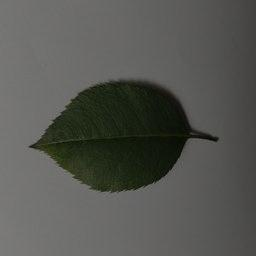
#> input picture DeteccionEnfermedadesHojasRosas_JohanCaro_SebastianRodriguez/Imagenes/train/Healthy_Leaf_Rose/brightened_IMG_20230703_211611_1 - Copy.jpg, 256 x 256 px; the run also reads 1 picture not shown here
$ jupyter execute --allow-errors notebook.ipynb   (shell and % lines are left out)   (older library calls are emulated)
#> lines starting #> are read from the running program, lines starting #| are printed output that depends on the picture; after the words box and inside, x2 and y2 are one past the last pixel; in counts of white or black regions, pixels touching at a corner belong together
# Librerias

[cell 1]
import os
import cv2
import random
import numpy as np
import matplotlib.pyplot as plt
from glob import glob
from tqdm import tqdm
import shutil
import joblib
from sklearn.cluster import KMeans
import numpy as np
from sklearn.cluster import MiniBatchKMeans
from sklearn.preprocessing import LabelEncoder
import numpy as np
import matplotlib.pyplot as plt
import cv2
import joblib

# Scikit-learn
from sklearn.model_selection import train_test_split, GridSearchCV
from sklearn.metrics import classification_report, confusion_matrix,accuracy_score
from sklearn.preprocessing import StandardScaler
from sklearn.pipeline import Pipeline
from sklearn.model_selection import RandomizedSearchCV
from sklearn.metrics import confusion_matrix, adjusted_rand_score, homogeneity_score
from sklearn.metrics import roc_curve, auc
from sklearn.preprocessing import label_binarize


# Modelos
from sklearn.svm import LinearSVC
from sklearn.svm import SVC
from sklearn.ensemble import RandomForestClassifier
from sklearn.tree import DecisionTreeClassifier
from sklearn.neighbors import KNeighborsClassifier
from sklearn.metrics import accuracy_score
# XGBoost
import xgboost
from xgboost import XGBClassifier
import warnings
warnings.filterwarnings('ignore')
from xgboost import XGBClassifier
from scipy.stats import uniform, randint


# Semilla global (opcional)
RANDOM_STATE = 42

# Carga de datos

[cell 2]
base_dir = r'..\Imagenes'
train_dir = os.path.join(base_dir, 'train')
val_dir   = os.path.join(base_dir, 'validation')
test_dir  = os.path.join(base_dir, 'test')

classes = ['Healthy_Leaf_Rose', 'Rose_Rust', 'Rose_sawfly_Rose_slug']

[cell 3]
def count_images_in_folder(folder_path):
    exts = ['*.jpg', '*.jpeg', '*.png']
    count = 0
    for ext in exts:
        count += len(glob(os.path.join(folder_path, ext)))
    return count

print("Distribución de imágenes:")
for subset in ['train', 'validation', 'test']:
    print(f"\n{subset.upper()}:")
    subset_dir = os.path.join(base_dir, subset)
    for cls in classes:
        cls_path = os.path.join(subset_dir, cls)
        num_imgs = count_images_in_folder(cls_path)
        print(f" - {cls}: {num_imgs} imágenes")

[cell 4]
def load_images_from_folder(folder_path, max_imgs=None):
#> called with folder_path = '..\\Imagenes/train/Healthy_Leaf_Rose'
    exts = ['*.jpg', '*.jpeg', '*.png']
    image_paths = []
    for ext in exts:
        image_paths.extend(glob(os.path.join(folder_path, ext)))
    if max_imgs is not None:
        image_paths = image_paths[:max_imgs]

    images = []
    for p in image_paths:
        img = cv2.imread(p)
#> img is the input picture: shape (256, 256, 3); mean B, G, R 82.2, 86.8, 85.7
        if img is not None:
            images.append(img)
    return images, image_paths
def show_random_images(folder_path, n=5):
    images, paths = load_images_from_folder(folder_path)
#> images = 2 items; paths = 2 items
    if not images:
        print("No hay imágenes en la carpeta.")
        return
    chosen = random.sample(range(len(images)), min(n, len(images)))
#> chosen = [1, 0]

    plt.figure(figsize=(15, 3))
    for i, idx in enumerate(chosen):
        img_bgr = images[idx]
        img_rgb = cv2.cvtColor(img_bgr, cv2.COLOR_BGR2RGB)
        plt.subplot(1, n, i+1)
        plt.imshow(img_rgb)
        plt.axis('off')
        plt.title(os.path.basename(paths[idx]))
#> this loop made 2 passes
#> idx on passes 1 to 2: 1, 0
#> pass 1, in show_random_images, `img_rgb = cv2.cvtColor(img_bgr, cv2.COLOR_BGR2RGB)`:
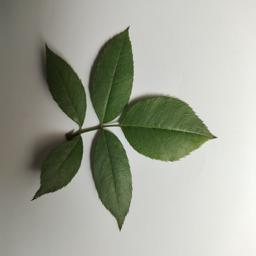
#> img_rgb: shape (256, 256, 3); mean R, G, B 161.4, 164.5, 151.9
    plt.show()
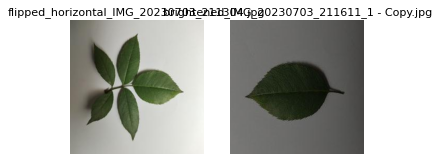
#> figure drawn by matplotlib, 2 panels

show_random_images(os.path.join(train_dir, 'Healthy_Leaf_Rose'), n=5)

# 1. Transformaciones Geométricas y Data Augmentation

[cell 5]
def augment_image(img):
    # Rotación aleatoria
    angle = random.uniform(-30, 30)
    h, w = img.shape[:2]
#> h = 256; w = 256
    M = cv2.getRotationMatrix2D((w//2, h//2), angle, 1.0)
    rotated = cv2.warpAffine(img, M, (w, h))

    # Flip aleatorio
    flip_type = random.choice([0, 1, -1])  # 0: vertical, 1: horizontal, -1: ambos
    flipped = cv2.flip(rotated, flip_type)

    # Escalado (zoom in/out)
    scale = random.uniform(0.8, 1.2)
    new_w, new_h = int(w * scale), int(h * scale)
#> new_w = 254; new_h = 254
    scaled = cv2.resize(flipped, (new_w, new_h))

    # Ajustar a tamaño original
    if new_w < w:
        # Centramos la imagen en un lienzo de tamaño original
        canvas = np.zeros_like(img)
        start_x = (w - new_w)//2
#> start_x = 1
        start_y = (h - new_h)//2
#> start_y = 1
        canvas[start_y:start_y+new_h, start_x:start_x+new_w] = scaled
        result = canvas
    else:
        # Recortamos el centro
        start_x = (new_w - w)//2
        start_y = (new_h - h)//2
        result = scaled[start_y:start_y+h, start_x:start_x+w]

    return result

# Probar la función de augment con una imagen
some_imgs, _ = load_images_from_folder(os.path.join(train_dir, 'Healthy_Leaf_Rose'), max_imgs=1)
if some_imgs:
    img_test = some_imgs[0]
    aug_img = augment_image(img_test)

    fig, axs = plt.subplots(1, 2, figsize=(10,5))
    axs[0].imshow(cv2.cvtColor(img_test, cv2.COLOR_BGR2RGB))
    axs[0].set_title("Original")
    axs[0].axis('off')

    axs[1].imshow(cv2.cvtColor(aug_img, cv2.COLOR_BGR2RGB))
    axs[1].set_title("Augmentada")
    axs[1].axis('off')

    plt.show()

[cell 6]
augmented_dir = os.path.join(base_dir, 'train_augmented')

# Crear carpeta de salida si no existe
os.makedirs(augmented_dir, exist_ok=True)

# Cantidad de imágenes augmentadas por imagen original
AUG_PER_IMAGE = 2

def save_augmented_dataset():
    for cls in classes:
        input_cls_path = os.path.join(train_dir, cls)
        output_cls_path = os.path.join(augmented_dir, cls)
        os.makedirs(output_cls_path, exist_ok=True)

        # Obtener imágenes
        image_paths = glob(os.path.join(input_cls_path, '*.jpg')) + \
                      glob(os.path.join(input_cls_path, '*.jpeg')) + \
                      glob(os.path.join(input_cls_path, '*.png'))

        for img_path in tqdm(image_paths, desc=f"Procesando clase: {cls}"):
            filename = os.path.basename(img_path)
            img = cv2.imread(img_path)

            if img is None:
                print(f"No se pudo leer: {img_path}")
                continue

            # Guardar imagen original también (opcional)
            base_name, ext = os.path.splitext(filename)
            original_save_path = os.path.join(output_cls_path, f"original_{base_name}{ext}")
            cv2.imwrite(original_save_path, img)

            # Generar N versiones aumentadas
            for i in range(AUG_PER_IMAGE):
                aug_img = augment_image(img)
                aug_filename = f"aug_{i}_{base_name}{ext}"
                aug_path = os.path.join(output_cls_path, aug_filename)
                cv2.imwrite(aug_path, aug_img)
#> this loop made 2 passes
#> pass 1, in augment_image (call 2), `result = scaled[start_y:start_y+h, start_x:start_x+w]`:
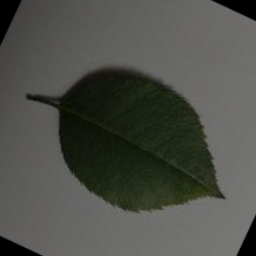
#> result: shape (256, 256, 3); mean B, G, R 73.9, 79.5, 77.9

    print(" Data augmentation finalizado.")
save_augmented_dataset()

# 2. Filtrado y Convolución Aplicar filtros de suavizado o filtros de borde (Prewitt, Sobel) para resaltar características

[cell 7]
def apply_filters_to_augmented_dataset():
    input_base = os.path.join(base_dir, 'train_augmented')
    output_base = os.path.join(base_dir, 'train_filtered')
    os.makedirs(output_base, exist_ok=True)

    for cls in classes:
        input_cls_path = os.path.join(input_base, cls)
        output_cls_path = os.path.join(output_base, cls)
        os.makedirs(output_cls_path, exist_ok=True)

        image_paths = glob(os.path.join(input_cls_path, '*.jpg')) + \
                      glob(os.path.join(input_cls_path, '*.jpeg')) + \
                      glob(os.path.join(input_cls_path, '*.png'))

        for img_path in tqdm(image_paths, desc=f"Filtrando clase: {cls}"):
            img = cv2.imread(img_path)
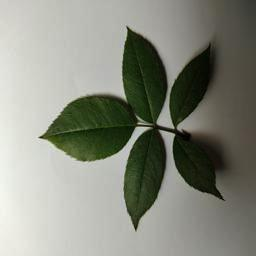
#> input picture DeteccionEnfermedadesHojasRosas_JohanCaro_SebastianRodriguez/Imagenes/test/Healthy_Leaf_Rose/gamma_corrected_IMG_20230703_211303.jpg, 256 x 256 px
#> img is the input picture: shape (256, 256, 3); mean B, G, R 127.2, 138.6, 135.9
            if img is None:
                continue

            # 1. Suavizado (Gaussian Blur)
            blurred = cv2.GaussianBlur(img, (5, 5), 0)

            # 2. Convertir a gris para detección de bordes
            gray = cv2.cvtColor(blurred, cv2.COLOR_BGR2GRAY)

            # 3. Filtro Sobel
            sobel_x = cv2.Sobel(gray, cv2.CV_64F, 1, 0, ksize=3)
            sobel_y = cv2.Sobel(gray, cv2.CV_64F, 0, 1, ksize=3)
            sobel = cv2.magnitude(sobel_x, sobel_y)
            sobel = np.uint8(np.clip(sobel, 0, 255))

            # 4. Filtro Prewitt (manual)
            kernelx = np.array([[1, 0, -1], [1, 0, -1], [1, 0, -1]])
            kernely = np.array([[1, 1, 1], [0, 0, 0], [-1, -1, -1]])
            prewitt_x = cv2.filter2D(gray, -1, kernelx)
            prewitt_y = cv2.filter2D(gray, -1, kernely)
            prewitt = cv2.magnitude(prewitt_x.astype(np.float32), prewitt_y.astype(np.float32))
            prewitt = np.uint8(np.clip(prewitt, 0, 255))

            # Guardar imágenes
            base_name = os.path.splitext(os.path.basename(img_path))[0]
            cv2.imwrite(os.path.join(output_cls_path, f"{base_name}_blurred.jpg"), blurred)
            cv2.imwrite(os.path.join(output_cls_path, f"{base_name}_sobel.jpg"), sobel)
            cv2.imwrite(os.path.join(output_cls_path, f"{base_name}_prewitt.jpg"), prewitt)

    print(" Filtrado finalizado.")
apply_filters_to_augmented_dataset()

## 3. Detección de bordes y umbralización: Implementación de Canny, Laplacian, Otsu, etc.

[cell 8]
def apply_edge_detection_and_thresholding():
    input_base = os.path.join(base_dir, 'train_augmented')
    output_base = os.path.join(base_dir, 'train_edges')
    os.makedirs(output_base, exist_ok=True)

    for cls in classes:
        input_cls_path = os.path.join(input_base, cls)
        output_cls_path = os.path.join(output_base, cls)
        os.makedirs(output_cls_path, exist_ok=True)

        image_paths = glob(os.path.join(input_cls_path, '*.jpg')) + \
                      glob(os.path.join(input_cls_path, '*.jpeg')) + \
                      glob(os.path.join(input_cls_path, '*.png'))

        for img_path in tqdm(image_paths, desc=f"Bordes/Umbralización - clase: {cls}"):
            img = cv2.imread(img_path)
            if img is None:
                continue

            # Convertir a escala de grises
            gray = cv2.cvtColor(img, cv2.COLOR_BGR2GRAY)

            # 1. Canny
            canny = cv2.Canny(gray, 100, 200)
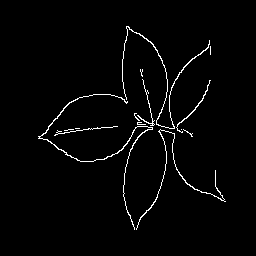
#> canny: shape (256, 256); 2.1% white in thin lines or dots, all inside (x1, y1, x2, y2) = (38, 26, 226, 230)

            # 2. Laplacian
            laplacian = cv2.Laplacian(gray, cv2.CV_64F)
            laplacian = np.uint8(np.absolute(laplacian))

            # 3. Otsu (umbral binario)
            _, otsu = cv2.threshold(gray, 0, 255, cv2.THRESH_BINARY + cv2.THRESH_OTSU)
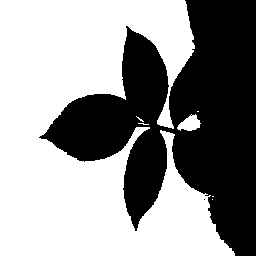
#> otsu: shape (256, 256); 58% white; 2 black regions (1 under 20 px), largest, box (x1, y1, x2, y2) and area: (39, 0, 256, 256) 27541

            # Guardar
            base_name = os.path.splitext(os.path.basename(img_path))[0]
            cv2.imwrite(os.path.join(output_cls_path, f"{base_name}_canny.jpg"), canny)
            cv2.imwrite(os.path.join(output_cls_path, f"{base_name}_laplacian.jpg"), laplacian)
            cv2.imwrite(os.path.join(output_cls_path, f"{base_name}_otsu.jpg"), otsu)

    print(" Detección de bordes y umbralización finalizada.")
apply_edge_detection_and_thresholding()

## 4.Ecualización de Histogramas: Mejorar la iluminación de las imágenes antes de extraer características o entrenar modelos

[cell 9]
def apply_histogram_equalization():
    input_base = os.path.join(base_dir, 'train_augmented')
    output_base = os.path.join(base_dir, 'train_equalized')
    os.makedirs(output_base, exist_ok=True)

    for cls in classes:
        input_cls_path = os.path.join(input_base, cls)
        output_cls_path = os.path.join(output_base, cls)
        os.makedirs(output_cls_path, exist_ok=True)

        image_paths = glob(os.path.join(input_cls_path, '*.jpg')) + \
                      glob(os.path.join(input_cls_path, '*.jpeg')) + \
                      glob(os.path.join(input_cls_path, '*.png'))

        for img_path in tqdm(image_paths, desc=f"Ecualizando clase: {cls}"):
            img = cv2.imread(img_path)
            if img is None:
                continue

            # Convertir a YCrCb y ecualizar canal de luminancia (Y)
            ycrcb = cv2.cvtColor(img, cv2.COLOR_BGR2YCrCb)
#> ycrcb: shape (256, 256, 3); mean of channels 0, 1, 2 136.5, 127.6, 122.7
            y_channel, cr, cb = cv2.split(ycrcb)
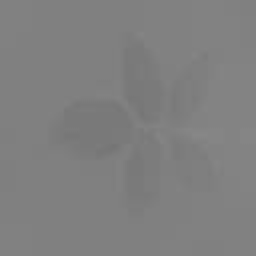
#> cr: shape (256, 256); min 116, max 135, mean 127.6
            y_eq = cv2.equalizeHist(y_channel)
            ycrcb_eq = cv2.merge((y_eq, cr, cb))
#> ycrcb_eq: shape (256, 256, 3); mean of channels 0, 1, 2 128.2, 127.6, 122.7
            img_eq = cv2.cvtColor(ycrcb_eq, cv2.COLOR_YCrCb2BGR)
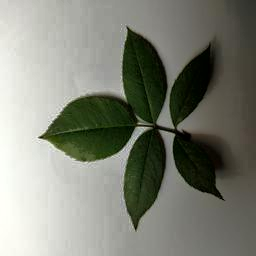
#> img_eq: shape (256, 256, 3); mean B, G, R 119, 130.3, 127.6

            # Guardar imagen ecualizada
            base_name = os.path.splitext(os.path.basename(img_path))[0]
            save_path = os.path.join(output_cls_path, f"{base_name}_eq.jpg")
            cv2.imwrite(save_path, img_eq)

    print(" Ecualización de histograma finalizada.")
apply_histogram_equalization()

[cell 10]
def plot_histograms(original, equalized):
    plt.figure(figsize=(12, 4))

    # Original
    plt.subplot(1, 2, 1)
    plt.hist(cv2.cvtColor(original, cv2.COLOR_BGR2GRAY).ravel(), bins=256, range=(0, 256))
    plt.title("Original Histogram")

    # Ecualizado
    plt.subplot(1, 2, 2)
    plt.hist(cv2.cvtColor(equalized, cv2.COLOR_BGR2GRAY).ravel(), bins=256, range=(0, 256))
    plt.title("Equalized Histogram")

    plt.tight_layout()
    plt.show()
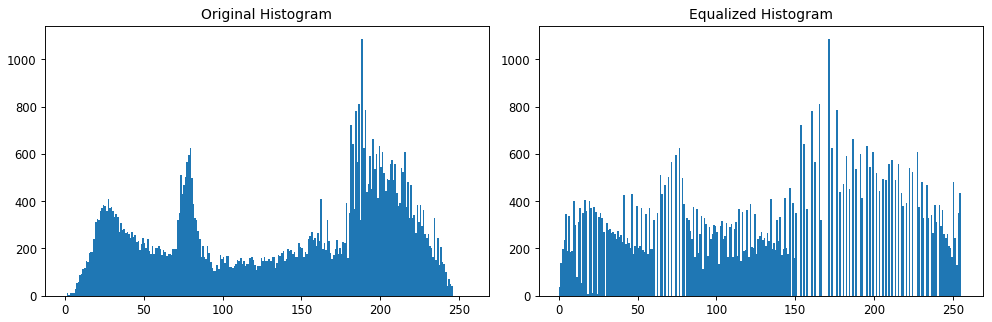
#> figure drawn by matplotlib, 2 panels; panel 1: tallest bar 1088 high, from x = 188 to 189; panel 2: tallest bar 1088 high, from x = 171 to 172
# 1. Cargar una imagen original (por ejemplo de train_augmented)
img_path = os.path.join(base_dir, 'train_augmented', 'Healthy_Leaf_Rose')
image_files = glob(os.path.join(img_path, '*.jpg'))
original = cv2.imread(image_files[0])  # Usamos la primera imagen

# 2. Ecualizar la imagen (modo YCrCb para color)
ycrcb = cv2.cvtColor(original, cv2.COLOR_BGR2YCrCb)
y, cr, cb = cv2.split(ycrcb)
y_eq = cv2.equalizeHist(y)
ycrcb_eq = cv2.merge((y_eq, cr, cb))
equalized = cv2.cvtColor(ycrcb_eq, cv2.COLOR_YCrCb2BGR)

# 3. Llamar a la función de visualización
plot_histograms(original, equalized)

## 5.Feature Detection y Descriptores (SIFT, SURF) Extracción de puntos clave para clasificadores

[cell 11]
def combine_all_processed_images():
    sources = ['train_augmented', 'train_filtered', 'train_edges', 'train_equalized']
    destination = os.path.join(base_dir, 'train_final')
    os.makedirs(destination, exist_ok=True)

    for cls in classes:
        dest_cls_path = os.path.join(destination, cls)
        os.makedirs(dest_cls_path, exist_ok=True)

        for source in sources:
            source_cls_path = os.path.join(base_dir, source, cls)
            if not os.path.exists(source_cls_path):
                continue

            image_paths = glob(os.path.join(source_cls_path, '*.*'))

            for img_path in image_paths:
                filename = os.path.basename(img_path)
                # Añadir prefijo para evitar colisiones
                new_filename = f"{source}_{filename}"
                new_path = os.path.join(dest_cls_path, new_filename)
                shutil.copyfile(img_path, new_path)
#> this loop made 1 pass

    print(" Imágenes combinadas en 'train_final'")
combine_all_processed_images()

[cell 12]
def extract_sift_descriptors(dataset_dir):
#> called with dataset_dir = '..\\Imagenes/train_final'
    sift = cv2.SIFT_create(nfeatures=500)
    descriptors_list = []
    labels_list = []

    for cls in classes:
        cls_path = os.path.join(dataset_dir, cls)
        image_paths = glob(os.path.join(cls_path, '*.jpg')) + \
                      glob(os.path.join(cls_path, '*.jpeg')) + \
                      glob(os.path.join(cls_path, '*.png'))

        print(f" Procesando clase: {cls} ({len(image_paths)} imágenes)")
#|  Procesando clase: Healthy_Leaf_Rose (4 imágenes)

        for img_path in tqdm(image_paths):
            img = cv2.imread(img_path)
            if img is None:
                continue

            gray = cv2.cvtColor(img, cv2.COLOR_BGR2GRAY)
            keypoints, descriptors = sift.detectAndCompute(gray, None)

            if descriptors is not None:
                descriptors_list.append(descriptors)
                labels_list.append(cls)

    print(" Extracción de descriptores finalizada.")
    return descriptors_list, labels_list
final_dir = os.path.join(base_dir, 'train_final')
descriptors_list, labels_list = extract_sift_descriptors(final_dir)
joblib.dump((descriptors_list, labels_list), 'sift_descriptors.pkl')

[cell 13]
descriptors_list, labels_list = joblib.load('sift_descriptors.pkl')

## 6.Bag of Visual Words (BoVW) o VLAD Construcción de un vocabulario visual a partir de descriptores de puntos clave.

[cell 14]
def build_vocabulary_minibatch(descriptors_list, k=100, batch_size=1000):
    all_desc = np.vstack(descriptors_list)
    print(f" Total de descriptores: {all_desc.shape[0]}")

    kmeans = MiniBatchKMeans(n_clusters=k, batch_size=batch_size, random_state=42, verbose=1)
    kmeans.fit(all_desc)

    print(" Vocabulario visual generado con MiniBatchKMeans.")
    return kmeans
def compute_bovw_histograms(kmeans, descriptors_list, k):
#> called with k = 100
    histograms = []

    for descriptors in descriptors_list:
        if descriptors is None or len(descriptors) == 0:
            histograms.append(np.zeros(k))  # vector vacío si no hay descriptores
            continue

        visual_words = kmeans.predict(descriptors)
        hist, _ = np.histogram(visual_words, bins=np.arange(k+1), density=True)
        histograms.append(hist)

    return np.array(histograms)


k = 100
kmeans = build_vocabulary_minibatch(descriptors_list, k)
X_bovw = compute_bovw_histograms(kmeans, descriptors_list, k)


# Convertir etiquetas a números

le = LabelEncoder()
y_labels = le.fit_transform(labels_list)

[cell 15]
joblib.dump(kmeans, 'bovw_kmeans_model.pkl')
joblib.dump((X_bovw, y_labels), 'bovw_features_labels.pkl')

[cell 16]
print("Forma del vocabulario:", kmeans.cluster_centers_.shape)
# (k, 128) → 100 x 128 si k=100

[cell 17]
from sklearn.decomposition import PCA
import matplotlib.pyplot as plt

pca = PCA(n_components=2)
centroids_2d = pca.fit_transform(kmeans.cluster_centers_)

plt.figure(figsize=(8,6))
plt.scatter(centroids_2d[:,0], centroids_2d[:,1], c='blue', s=40)
plt.title("Visualización 2D del Vocabulario Visual (BoVW)")
plt.xlabel("Componente 1")
plt.ylabel("Componente 2")
plt.grid(True)
plt.show()
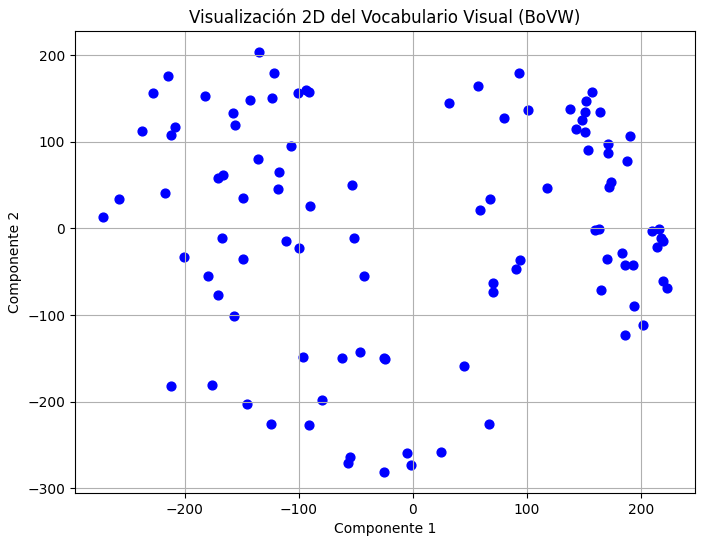
#> figure drawn by matplotlib, 1 panel
#> (reads DeteccionEnfermedadesHojasRosas_JohanCaro_SebastianRodriguez/src/Models/bovw_features_labels.pkl from the repository)
#> (reads DeteccionEnfermedadesHojasRosas_JohanCaro_SebastianRodriguez/src/Models/bovw_kmeans_model.pkl from the repository)

## 7. Machine Learning Pipeline en Scikit-Learn

#> (a cell that did not finish here is left out)

[cell 19]
X_train, X_test, y_train, y_test = train_test_split(
    X_bovw, y_labels,
    test_size=0.2,
    random_state=RANDOM_STATE
)

print("Train set:", X_train.shape, "Test set:", X_test.shape)

## Pipeline

#> (a cell that did not finish here is left out)

[cell 21]
from sklearn.model_selection import RandomizedSearchCV
import time

best_models = []
top_n = 3

#> (the rest of this cell did not finish here and is left out)

[cell 22]
class_dict = {
    0: "Healthy_Leaf_Rose",
    1: "Rose_Rust",
    2: "Rose_Sawfly"
}

[cell 23]
# [23 lines left out: function compute_bovw_for_image, not called in this run]

[cell 24]
# [22 lines left out: function predict_image_class, not called in this run]

#> (a cell that did not finish here is left out)

[cell 26]
paths = [
    "..\\Imagenes\\test",
    "..\\Imagenes\\validation"
]

# Obtener nombres de clases desde una de las carpetas
label_names = sorted(os.listdir(paths[0]))
label_to_index = {name: idx for idx, name in enumerate(label_names)}

X_test, y_test = [], []

[cell 27]
class_names = ["Healthy_Leaf_Rose", "Rose_Rust", "Rose_Sawfly"]
# [71 lines left out: function plot_multiclass_roc, not called in this run]
#> (the rest of this cell did not finish here and is left out)

[cell 28]
# [30 lines left out: function predict_image_class_with_proba, not called in this run]

test_image_paths = [
    r'..\Imagenes\test\Healthy_Leaf_Rose\brightened_IMG_20230703_211343.jpg',      # Healthy
    r'..\Imagenes\test\Rose_Rust\brightened_IMG_20230703_213438.jpg',                                # Rust
    r'..\Imagenes\test\Rose_sawfly_Rose_slug\brightened_IMG_20230703_212412.jpg'                             # Sawfly
]


#> (the rest of this cell did not finish here and is left out)

## 9. Aprendizaje no supervisado (Unsupervised) para segmentación de color o agrupamiento de texturas, así como para etiquetado automático.

#> (a cell that did not finish here is left out)

[cell 30]
p = '..\\Imagenes\\test\\Healthy_Leaf_Rose\\brightened_IMG_20230703_211343.jpg'
print("Ruta:", p)
print("Existe?", os.path.exists(p))
#| Existe? False
